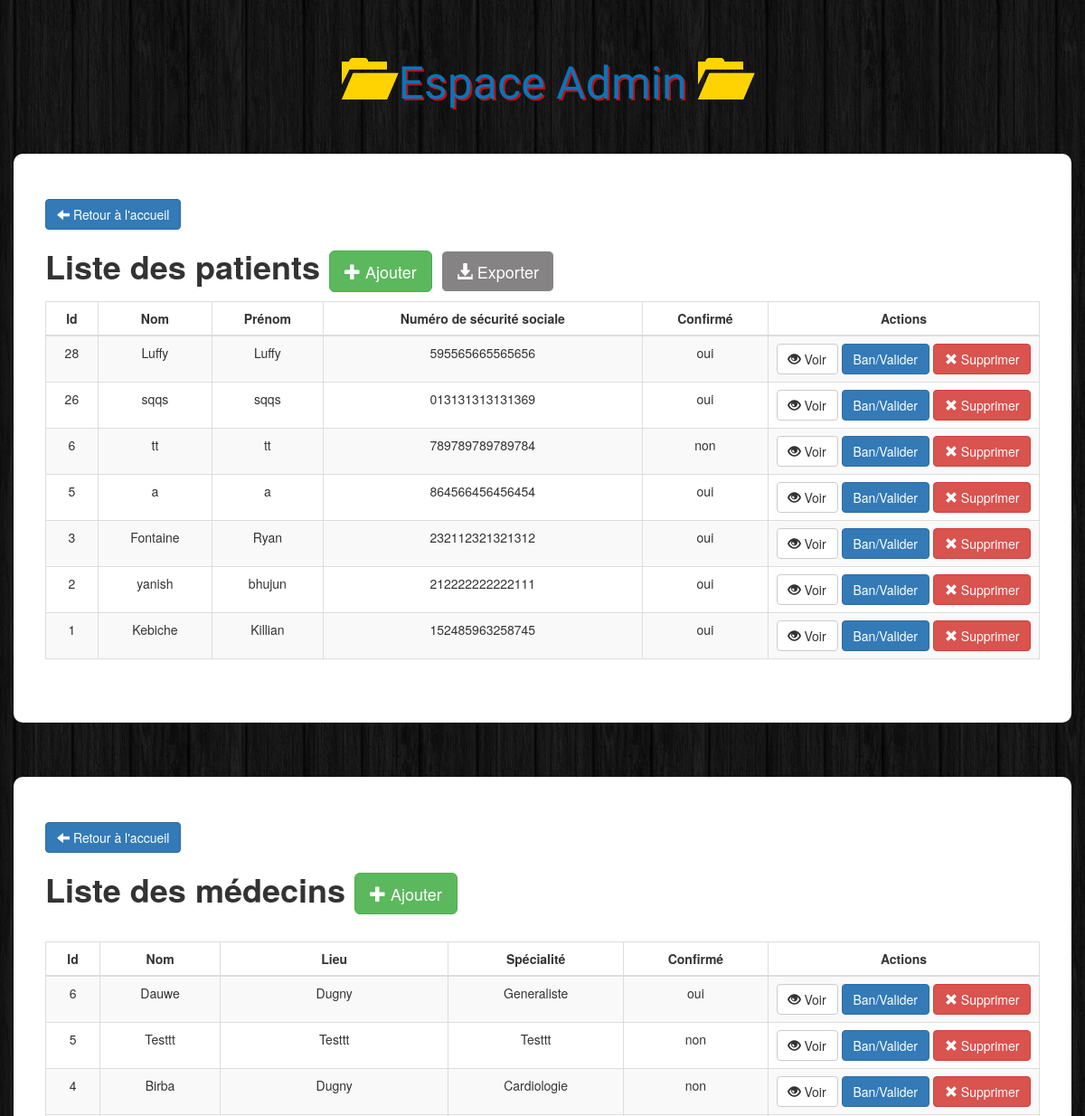
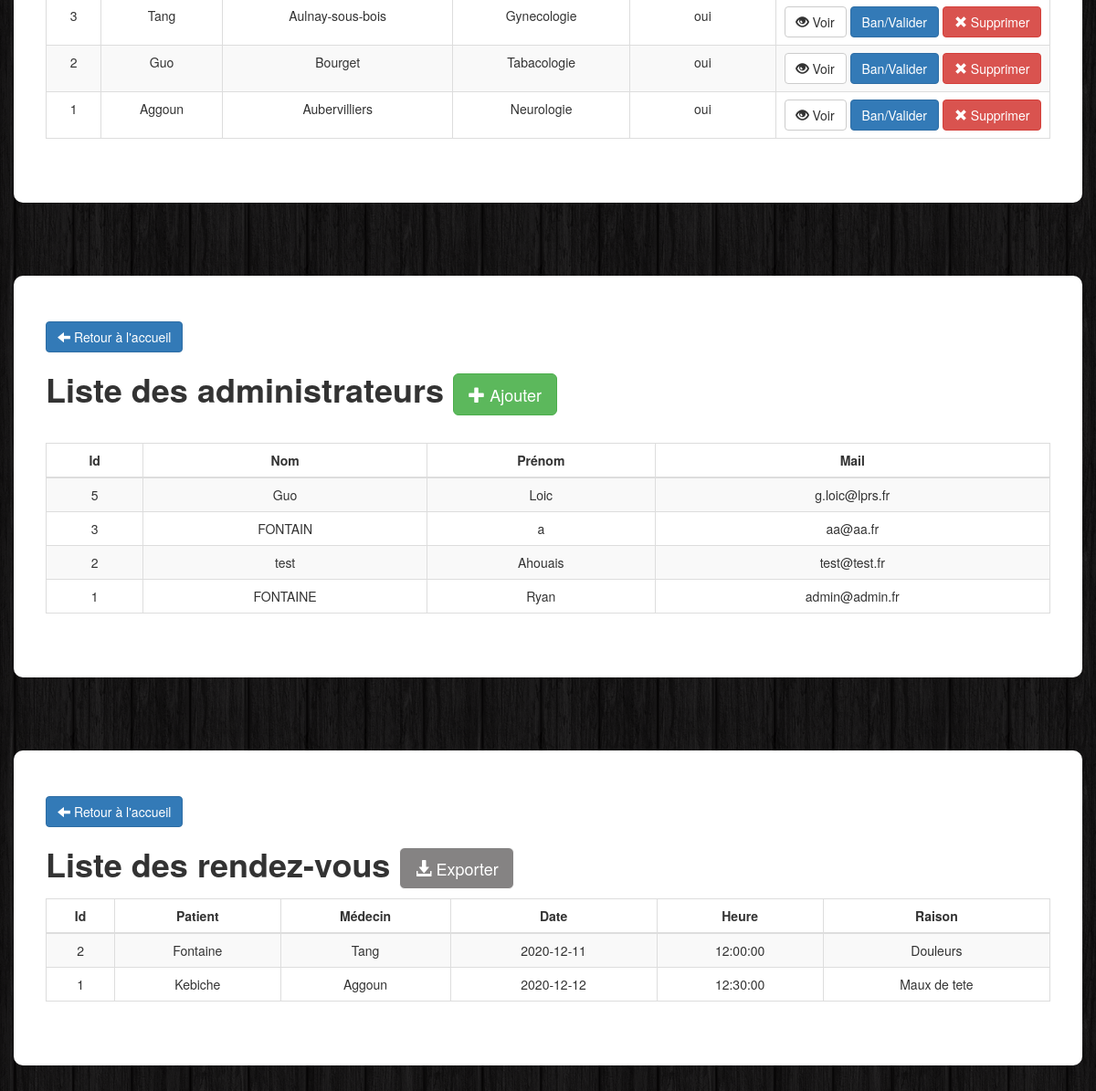
Page /admin/admin/index.php (signed in) on the committed database (2 pictures, top to bottom).
### tables this page shows
CREATE TABLE IF NOT EXISTS `patient` (
  `id` int(11) NOT NULL AUTO_INCREMENT,
  `nom` varchar(50) NOT NULL,
  `prenom` varchar(50) NOT NULL,
  `date_naissance` varchar(10) NOT NULL,
  `mail` varchar(50) NOT NULL,
  `adresse` text,
  `mutuelle` varchar(50) DEFAULT NULL,
  `num_sec_soc` varchar(15) NOT NULL,
  `option_chambre` varchar(10) DEFAULT NULL,
  `regime` text,
  `mdp` varchar(150) NOT NULL,
  `role` varchar(7) NOT NULL,
  `confirme` varchar(3) NOT NULL,
  `token` varchar(15) DEFAULT NULL,
  `image` varchar(255) DEFAULT NULL,
  PRIMARY KEY (`id`),
  UNIQUE KEY `fk_patient` (`nom`)
);

CREATE TABLE IF NOT EXISTS `medecin` (
  `id` int(11) NOT NULL AUTO_INCREMENT,
  `nom` varchar(50) NOT NULL,
  `lieu` varchar(50) NOT NULL,
  `specialite` varchar(50) NOT NULL,
  `mail` varchar(50) NOT NULL,
  `mdp` varchar(150) NOT NULL,
  `approuve` varchar(3) NOT NULL,
  `image` varchar(255) DEFAULT NULL,
  PRIMARY KEY (`id`),
  UNIQUE KEY `fk_medecin` (`nom`)
);

CREATE TABLE IF NOT EXISTS `reservation` (
  `id` int(11) NOT NULL AUTO_INCREMENT,
  `nom_patient` varchar(50) NOT NULL,
  `nom_medecin` varchar(50) NOT NULL,
  `date_consult` date NOT NULL,
  `time_consult` time NOT NULL,
  `rais_consult` text NOT NULL,
  PRIMARY KEY (`id`),
  KEY `fk_patient` (`nom_patient`),
  KEY `fk_medecin` (`nom_medecin`)
);

### admin/admin/index.php (the view, shortened to what this page needs)
<?php
  if ($_SESSION['role'] == "admin") {
 ?>
<!DOCTYPE html>
<html>
    <head>
        <link rel="stylesheet" href="https://maxcdn.bootstrapcdn.com/bootstrap/3.3.6/css/bootstrap.min.css">
        <link rel="stylesheet" href="../css/styles.css">
    </head>
    <body>
        <h1 class="text-logo"><span class="glyphicon glyphicon-folder-open"></span> Espace Admin <span class="glyphicon glyphicon-folder-open"></span></h1>
        <div class="container admin">
            <div class="row">
                <a class="btn btn-primary" href="../../index.php"><span class="glyphicon glyphicon-arrow-left"></span> Retour à l'accueil</a>
                <h1><strong>Liste des patients   </strong><a href="insert.php" class="btn btn-success btn-lg"><span class="glyphicon glyphicon-plus"></span> Ajouter</a> <?php echo ' '; ?> <a href="../../traitement/csv2.php" target="_blank" style="background-color: #858383; border-color: #FFF;"class="btn btn-success btn-lg"><span class="glyphicon glyphicon-download-alt"></span> Exporter</a></h1>
                <table class="table table-striped table-bordered">
                  <thead>
                    <tr>
                      <th style="text-align: center;">Id</th>
                      <th style="text-align: center;">Nom</th>
                      <th style="text-align: center;">Prénom</th>
                      <th style="text-align: center;">Numéro de sécurité sociale</th>
                      <th style="text-align: center;">Confirmé</th>
                      <th style="text-align: center;">Actions</th>
                    </tr>
                  </thead>
                  <tbody>
                      <?php
                        $db = Database::connect();
                        $statement = $db->query('SELECT * FROM patient  ORDER BY id DESC');
                        while($item = $statement->fetch())
                        {
                            echo '<tr align="center">';
                            echo '<td>'. $item['id'] . '</td>';
                            echo '<td>'. $item['nom'] . '</td>';
                            echo '<td>'. $item['prenom'] . '</td>';
                            echo '<td>'. $item['num_sec_soc'] . '</td>';
                            echo '<td>'. $item['confirme'] . '</td>';
                            echo '<td width=300>';
                            echo '<a class="btn btn-default" href="view.php?id='.$item['id'].'"><span class="glyphicon glyphicon-eye-open"></span> Voir</a>';
                              echo '<a class="btn btn-primary" href="update.php?id='.$item['id'].'"> Ban/Valider</a>';
                            echo '<a class="btn btn-danger" href="delete.php?id='.$item['id'].'"><span class="glyphicon glyphicon-remove"></span> Supprimer</a>';
                            echo '</td>';
                            echo '</tr>';
                        }
                      ?>
                  </tbody>
                </table>
            </div>
        </div>
<br><br><br>
        <div class="container admin">
            <div class="row">
                <a class="btn btn-primary" href="../../index.php"><span class="glyphicon glyphicon-arrow-left"></span> Retour à l'accueil</a>
                <h1><strong>Liste des médecins   </strong><a href="insert_doc.php" class="btn btn-success btn-lg"><span class="glyphicon glyphicon-plus"></span> Ajouter</a></h1>
                <table class="table table-striped table-bordered"><br>
                  <thead>
                    <tr>
                      <th style="text-align: center;">Id</th>
                      <th style="text-align: center;">Nom</th>
                      <th style="text-align: center;">Lieu</th>
                      <th style="text-align: center;">Spécialité</th>
                      <th style="text-align: center;">Confirmé</th>
                      <th style="text-align: center;">Actions</th>
                    </tr>
                  </thead>
                  <tbody>
                      <?php
                        $db = Database::connect();
                        $statement = $db->query('SELECT * FROM medecin  ORDER BY id DESC');
                        while($item = $statement->fetch())
                        {
                          echo '<tr align="center">';
                          echo '<td>'. $item['id'] . '</td>';
                          echo '<td>'. $item['nom'] . '</td>';
                          echo '<td>'. $item['lieu'] . '</td>';
                          echo '<td>'. $item['specialite'] . '</td>';
                          echo '<td>'. $item['approuve'] . '</td>';
                          echo '<td width=300>';
                          echo '<a class="btn btn-default" href="view_doc.php?id='.$item['id'].'"><span class="glyphicon glyphicon-eye-open"></span> Voir</a>';
                            echo '<a class="btn btn-primary" href="update_doc.php?id='.$item['id'].'"> Ban/Valider</a>';
                          echo '<a class="btn btn-danger" href="delete_doc.php?id='.$item['id'].'"><span class="glyphicon glyphicon-remove"></span> Supprimer</a>';
                          echo '</td>';
                          echo '</tr>';
                        }
                      ?>
                  </tbody>
                </table>
            </div>
        </div><br><br>
        <br><br>
                <div class="container admin">
                    <div class="row">
                        <a class="btn btn-primary" href="../../index.php"><span class="glyphicon glyphicon-arrow-left"></span> Retour à l'accueil</a>
                        <h1><strong>Liste des administrateurs   </strong><a href="insert_admin.php" class="btn btn-success btn-lg"><span class="glyphicon glyphicon-plus"></span> Ajouter</a></h1> <br>
                        <table class="table table-striped table-bordered">
                          <thead>
                            <tr>
                              <th style="text-align: center;">Id</th>
                              <th style="text-align: center;">Nom</th>
                              <th style="text-align: center;">Prénom</th>
                              <th style="text-align: center;">Mail</th>
                            </tr>
                          </thead>
                          <tbody>
                              <?php
                                $db = Database::connect();
                                $statement = $db->query('SELECT * FROM admin  ORDER BY id DESC');
                                while($item = $statement->fetch())
                                {
                                  echo '<tr align="center">';
                                  echo '<td>'. $item['id'] . '</td>';
                                  echo '<td>'. $item['nom'] . '</td>';
                                  echo '<td>'. $item['prenom'] . '</td>';
                                  echo '<td>'. $item['mail'] . '</td>';
                                  echo '</tr>';
                                }
                              ?>
                          </tbody>
                        </table>
                    </div>
                </div><br><br>
<br>
        <br>
                <div class="container admin">
                    <div class="row">
                        <a class="btn btn-primary" href="../../index.php"><span class="glyphicon glyphicon-arrow-left"></span> Retour à l'accueil</a>
                        <h1><strong>Liste des rendez-vous   </strong><a href="../../traitement/csv.php" style="background-color: #858383; border-color: #FFF;"class="btn btn-success btn-lg"><span class="glyphicon glyphicon-download-alt"></span> Exporter</a></h1>
                        <table class="table table-striped table-bordered">
                          <thead>
                            <tr>
                              <th style="text-align: center;">Id</th>
                              <th style="text-align: center;">Patient</th>
                              <th style="text-align: center;">Médecin</th>
                              <th style="text-align: center;">Date</th>
                              <th style="text-align: center;">Heure</th>
                              <th style="text-align: center;">Raison</th>
                            </tr>
                          </thead>
                          <tbody>
                              <?php
                                $db = Database::connect();
                                $statement = $db->query('SELECT * FROM reservation  ORDER BY id DESC');
                                while($item = $statement->fetch())
                                {
                                  echo '<tr align="center">';
                                  echo '<td>'. $item['id'] . '</td>';
                                  echo '<td>'. $item['nom_patient'] . '</td>';
                                  echo '<td>'. $item['nom_medecin'] . '</td>';
                                  echo '<td>'. $item['date_consult'] . '</td>';
                                  echo '<td>'. $item['time_consult'] . '</td>';
                                  echo '<td>'. $item['rais_consult'] . '</td>';
                                  echo '</tr>';
                                }
                              ?>
                          </tbody>
                        </table>
                    </div>
                </div><br><br>
    </body>
</html>
<?php
}
else{
  echo 'Vous n\'avez pas accès à cette page';
}
?>

### admin/css/styles.css (style rules this page uses)
body { background: url(../images/bg.png); }
.text-logo { font-family: 'Holtwood One SC', sans-serif; color: #0D73B7; text-shadow: 2px 2px #B81311; font-size: 50px; padding: 40px 0px; text-align: center; }
.text-logo .glyphicon { color: #ffd301; text-shadow: 0px 0px #ffd301; }
.admin { background: #fff; padding: 50px; border-radius: 10px; }

### rows in the picture
patient: id "28", nom "Luffy", prenom "Luffy", num_sec_soc "595565665565656", confirme "oui"
patient: id "26", nom "sqqs", prenom "sqqs", num_sec_soc "013131313131369", confirme "oui"
patient: id "6", nom "tt", prenom "tt", num_sec_soc "789789789789784", confirme "non"
patient: id "5", nom "a", prenom "a", num_sec_soc "864566456456454", confirme "oui"
patient: id "3", nom "Fontaine", prenom "Ryan", num_sec_soc "232112321321312", confirme "oui"
patient: id "2", nom "yanish", prenom "bhujun", num_sec_soc "212222222222111", confirme "oui"
patient: id "1", nom "Kebiche", prenom "Killian", num_sec_soc "152485963258745", confirme "oui"
medecin: id "6", nom "Dauwe", lieu "Dugny", specialite "Generaliste", approuve "oui"
medecin: id "5", nom "Testtt", lieu "Testtt", specialite "Testtt", approuve "non"
medecin: id "4", nom "Birba", lieu "Dugny", specialite "Cardiologie", approuve "non"
medecin: id "3", nom "Tang", lieu "Aulnay-sous-bois", specialite "Gynecologie", approuve "oui"
medecin: id "2", nom "Guo", lieu "Bourget", specialite "Tabacologie", approuve "oui"
medecin: id "1", nom "Aggoun", lieu "Aubervilliers", specialite "Neurologie", approuve "oui"
reservation: id "2", nom_patient "Fontaine", nom_medecin "Tang", date_consult "2020-12-11", time_consult "12:00:00", rais_consult "Douleurs"
reservation: id "1", nom_patient "Kebiche", nom_medecin "Aggoun", date_consult "2020-12-12", time_consult "12:30:00", rais_consult "Maux de tete"

### other values in the picture
$item['id'] "5"
$item['nom'] "Guo"
$item['prenom'] "Loic"
$item['mail'] "g.loic@lprs.fr"
$item['id'] "3"
$item['nom'] "FONTAIN"
$item['prenom'] "a"
$item['mail'] "aa@aa.fr"
$item['id'] "2"
$item['nom'] "test"
$item['prenom'] "Ahouais"
$item['mail'] "test@test.fr"
$item['id'] "1"
$item['nom'] "FONTAINE"
$item['prenom'] "Ryan"
